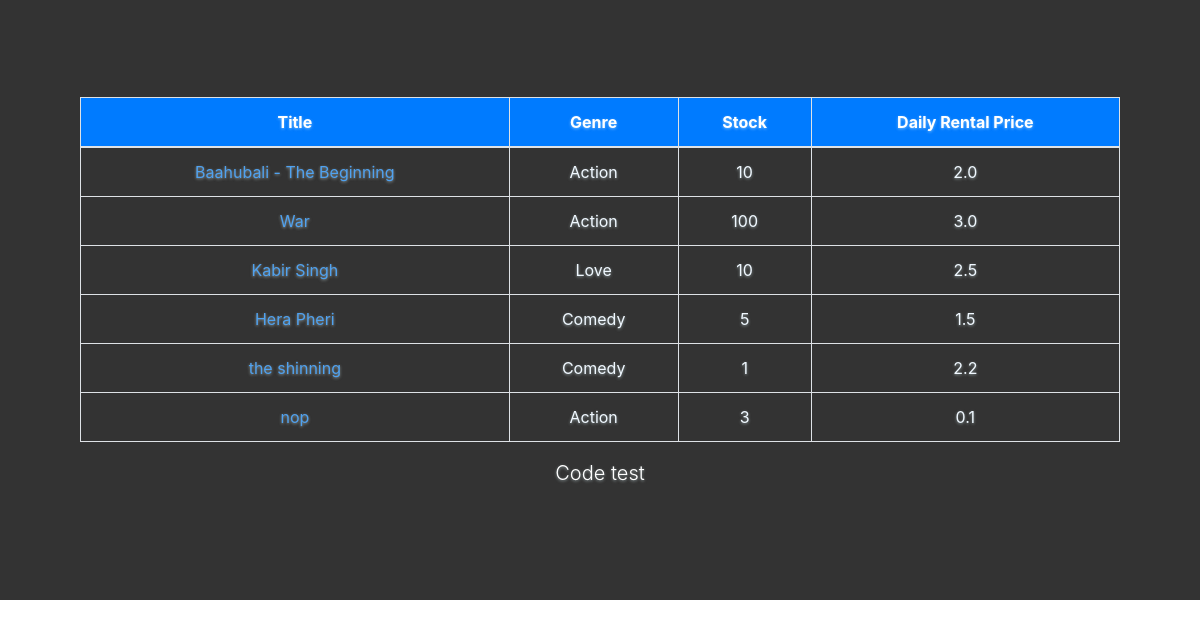
The app's page /api/movies/list/ with its own data.
### movies/models.py (models this page shows)
class Movie(models.Model):
    title = models.CharField(max_length=255)
    release_year = models.IntegerField()
    number_in_stocks = models.IntegerField()
    daily_rate = models.FloatField()
    genre = models.ForeignKey(Genre, on_delete=models.CASCADE)
    date_created = models.DateField(default=timezone.now)

class Genre(models.Model):
    name = models.CharField(max_length=255)
    def __str__(self):
        return self.name

### movies/views.py (the view)
# urls.py: path('list/', views.index, name="movies_index"),
def index(request):
    movies = Movie.objects.all()
    return render(request, 'movies/index.html', {'movies': movies})

### movies/templates/movies/index.html
{% extends "base.html" %}
{% block content %}
<table class="table table-hover table-bordered">
    <thead class="bg-primary font-weight-bold text-white">
        <tr>
            <th>Title</th>
            <th>Genre</th>
            <th>Stock</th>
            <th>Daily Rental Price</th>
        </tr>
    </thead>
    <tbody>
        {% for movie in movies  %}
        <tr>
            <td><a href="{%url 'movies_detail' movie.id %}">{{ movie.title }}</a></td>
            <td>{{ movie.genre }}</td>
            <td>{{ movie.number_in_stocks }}</td>
            <td>{{ movie.daily_rate }}</td>
        </tr>
        {% endfor %}
    </tbody>
</table>
{% endblock  %}

### templates/base.html (style rules this page uses)
a, a:focus, a:hover { color: rgb(80, 162, 240); }
html, body { height: 100%; background-color: #fff; }
td { color: aliceblue; }
body { color: #fff; text-align: center; text-shadow: 0 1px 3px rgba(225, 249, 253, 0.5); }

### records on screen
Movie: title "Baahubali - The Beginning", genre "Action", number_in_stocks "10", daily_rate "2.0"
Movie: title "War", genre "Action", number_in_stocks "100", daily_rate "3.0"
Movie: title "Kabir Singh", genre "Love", number_in_stocks "10", daily_rate "2.5"
Movie: title "Hera Pheri", genre "Comedy", number_in_stocks "5", daily_rate "1.5"
Movie: title "the shinning", genre "Comedy", number_in_stocks "1", daily_rate "2.2"
Movie: title "nop", genre "Action", number_in_stocks "3", daily_rate "0.1"
